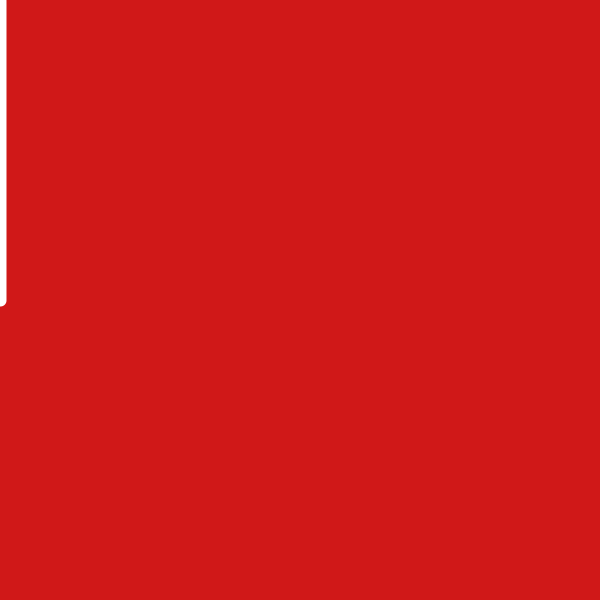
Frame 1 (no input)
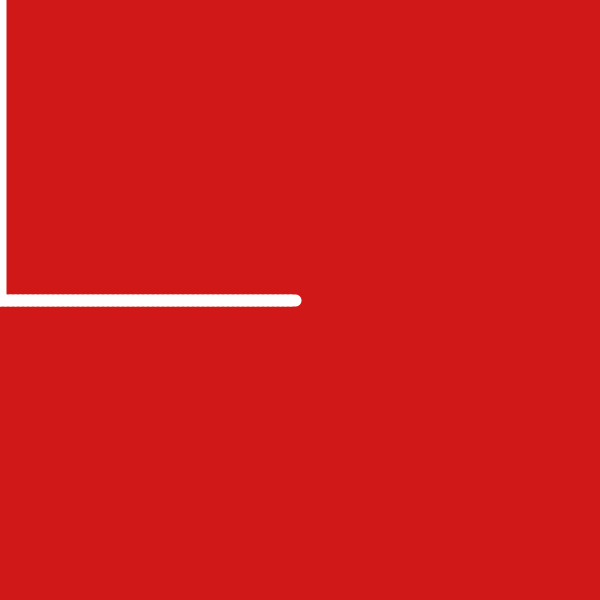
Frame 60 (the mouse pressed at the canvas centre just before this capture)
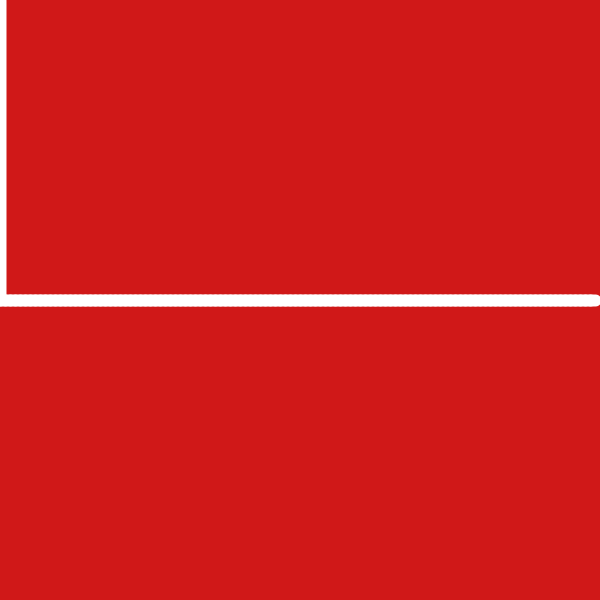
Frame 120 (the mouse held since frame 60 and released just before this capture)

The Processing sketch that drew these frames (run headless with seeded random() and noise(); from frame 60 on, the mouse is pressed at the canvas centre):

// Processing sketch: cizgiDeneme
// ── cizgiDeneme.pde
int val=300, ekran, old_x=0, old_y=0;

void setup() {
  size(600, 600);
  background(208,24,24);
}

void draw() {
  strokeWeight(12);
  stroke(255,255,255);
  
  line( old_x, old_y, ekran, 600-val);
  old_x = ekran;
  old_y = 600-val;
  
  ekran = ekran+5; 
  
  if(ekran>600) {
    background(208,24,24);
    ekran = -50;
    val = 100;
    old_y = 0;
    old_x = -50;
  }
}
